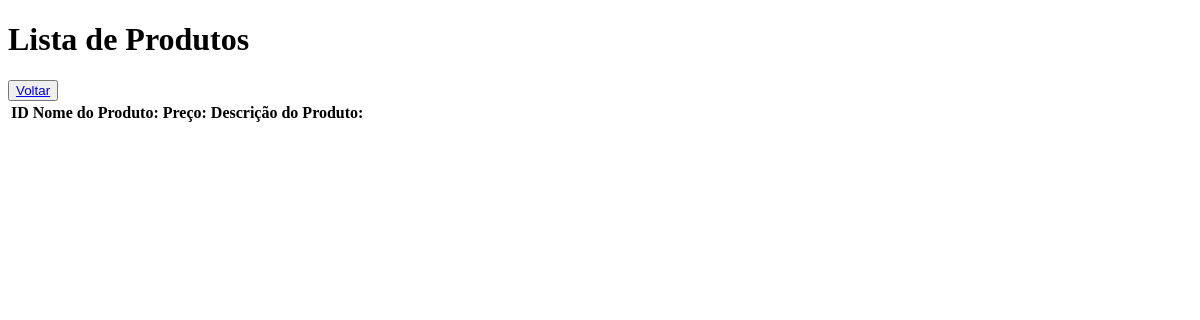
Before: /listaprod.php with the older database file.
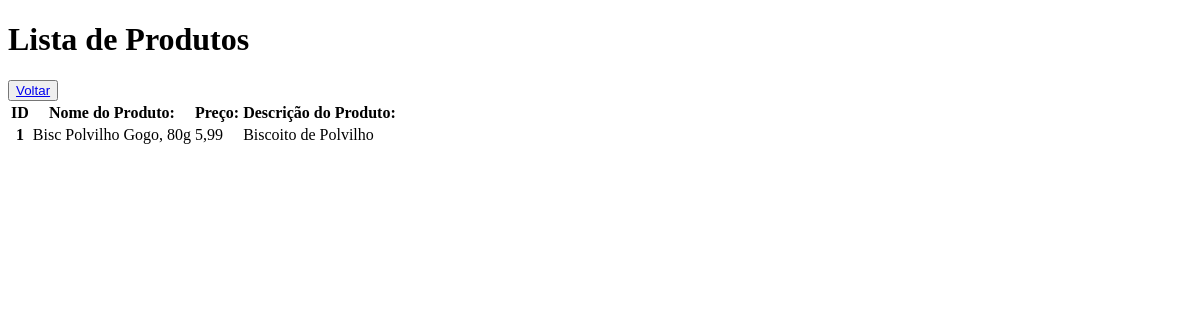
After: the same page with the newer database file.
### tables this page shows
CREATE TABLE `tbproduto` (
  `idProduto` int(11) NOT NULL,
  `nomeProduto` varchar(200) DEFAULT NULL,
  `preco` varchar(50) DEFAULT NULL,
  `descricao` varchar(2000) DEFAULT NULL
);

### listaprod.php (the view, shortened to what this page needs)
<!DOCTYPE html>
<html lang="en">
<head>
</head>
<body>
    <h1>Lista de Produtos</h1>
    <table class="table table-striped">
        <thead>
            <tr>
                <th scope="col">ID</th>
                <th scope="col">Nome do Produto:</th>
                <th scope="col">Preço:</th>
                <th scope="col">Descrição do Produto:</th>
                <button><a href="index.php">Voltar</a></button>
            </tr>
  </thead>
    <?php
    include("conexao.php");
    $stmt = $conn->prepare("SELECT * FROM tbproduto");
    $stmt->execute();
    while($row = $stmt->fetch()) {
        echo "<tr>";
            echo "<th scope='row'> $row[idProduto] </th>";
            echo "<td> $row[nomeProduto] </td>";
            echo "<td> $row[preco] </td>";
            echo "<td> $row[descricao] </td>";
        echo "</tr>";
    }
    ?>
</table>
</body>
</html>

Changed rows visible on the page:
added tbproduto: idProduto "1", nomeProduto "Bisc Polvilho Gogo, 80g", preco "5,99", descricao "Biscoito de Polvilho"
